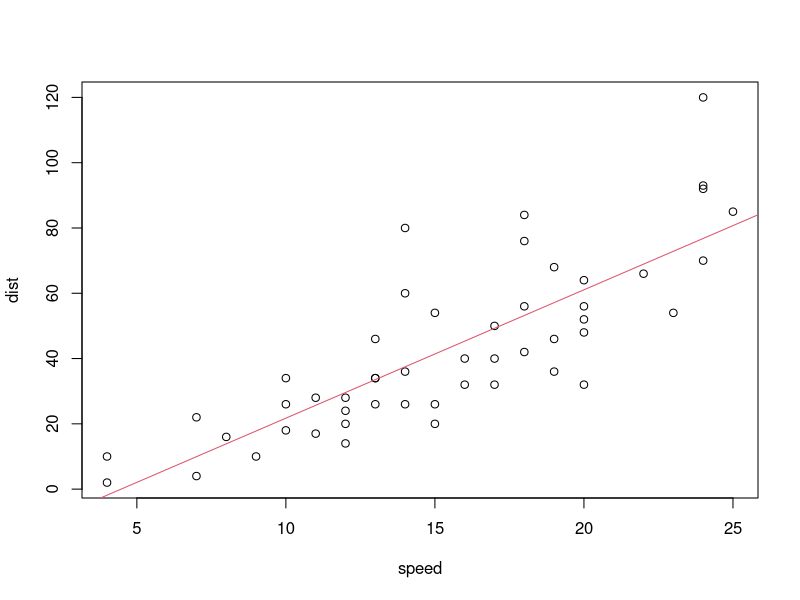
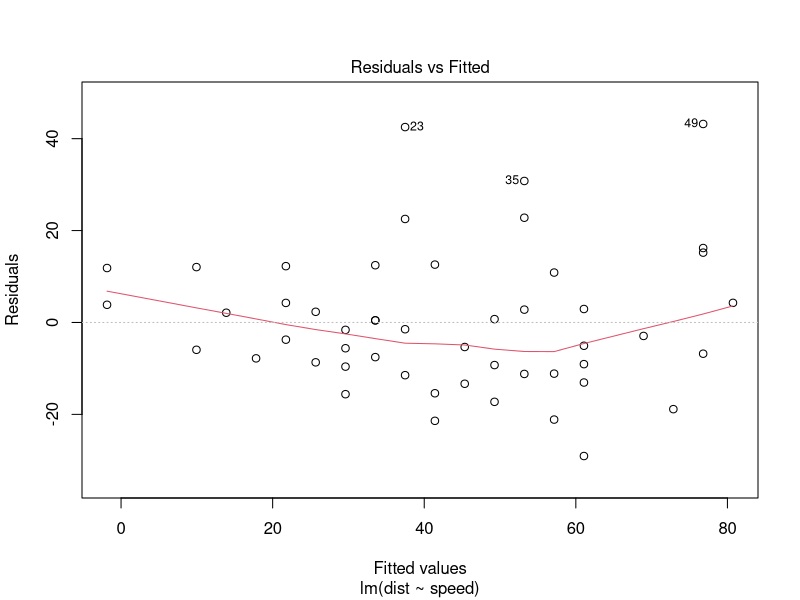
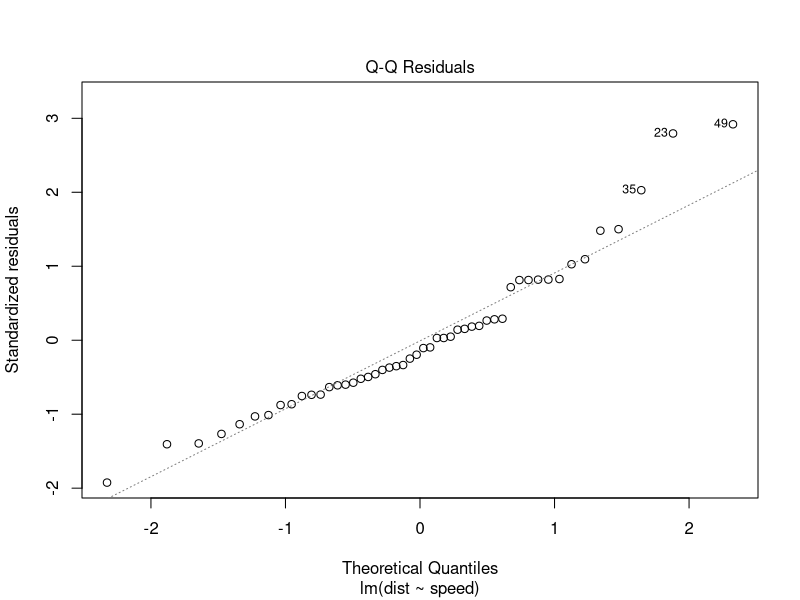
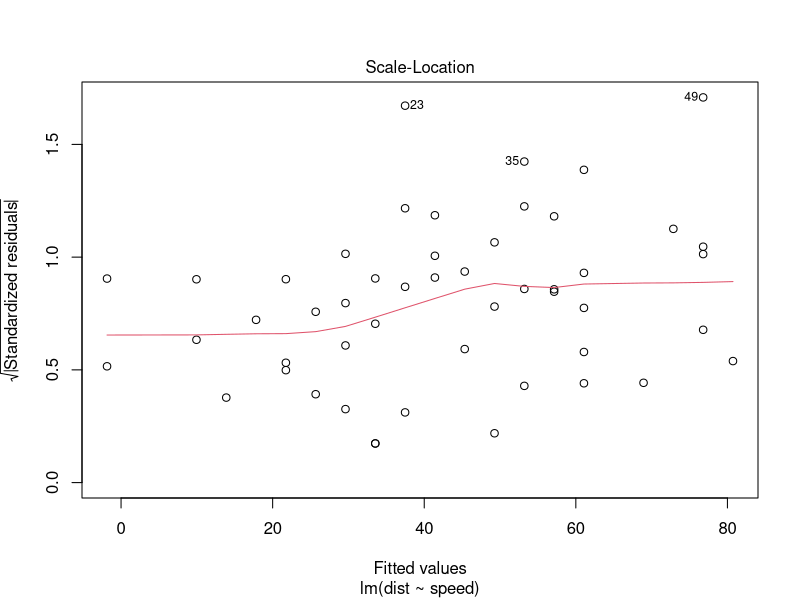
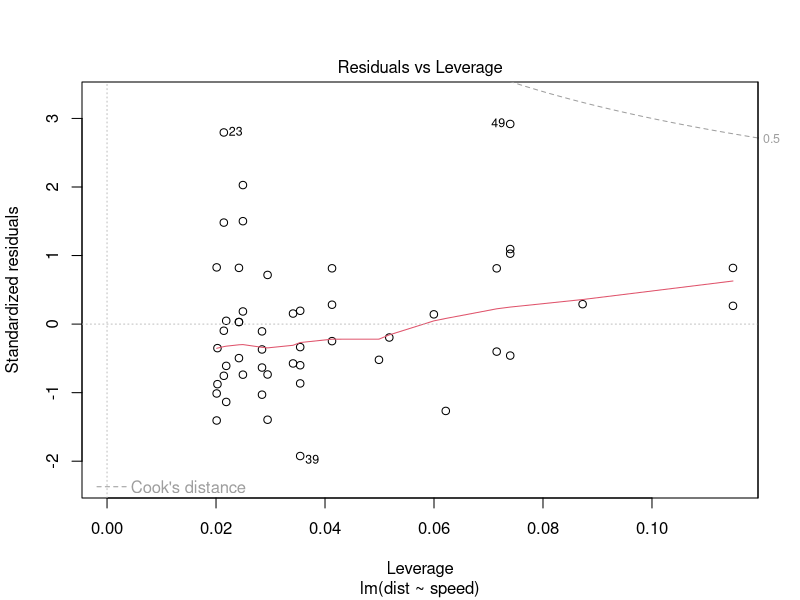
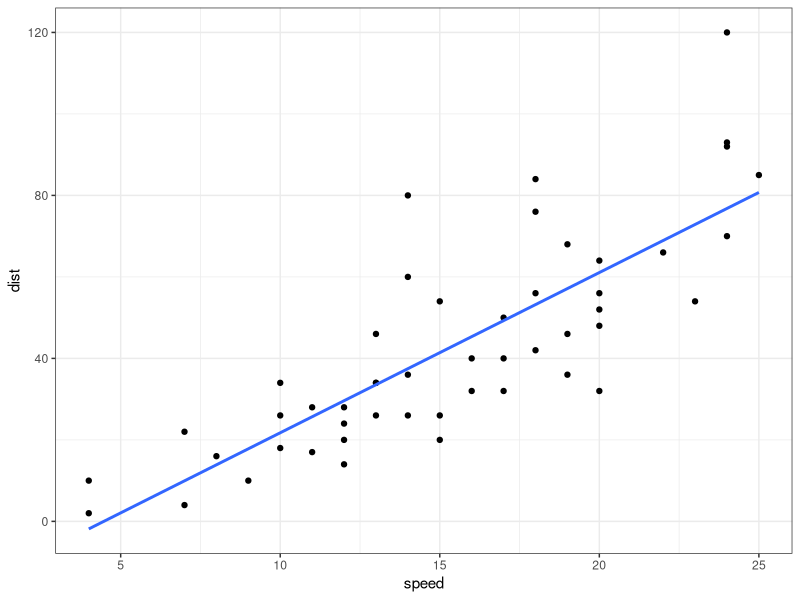

The R source for these figures, in order:
# Linear model demo

# LOAD AND INSPECT STOPPING DISTANCE DATA
data(cars)
?cars
head(cars)
plot(cars)

# COMPUTING REGRESSION LINE BY HAND
Y <- cars$dist
X <- cars$speed
n <- nrow(cars)
r <- cor(X, Y)

beta1 <- r*sd(Y)/sd(X)
beta0 <- mean(Y) - beta1*mean(X)
fit <- beta0 + beta1*X

# plot regression line
# a = intercept, b = slope
abline(a = beta0, b = beta1, col = 2)

# use lm()
model <- lm(Y ~ X)
model
model <- lm(dist ~ speed, data = cars)

# look at summary
summary(model)

# plot model
plot(model)

# bonus: plotting with ggplot2
ggplot2::ggplot(cars) +
    ggplot2::aes(x = speed, y = dist) +
    ggplot2::geom_point() +
    ggplot2::theme_bw() + # I just think this theme should be default...
    ggplot2::geom_smooth(method = "lm", se = F) # can use se = T to show error
